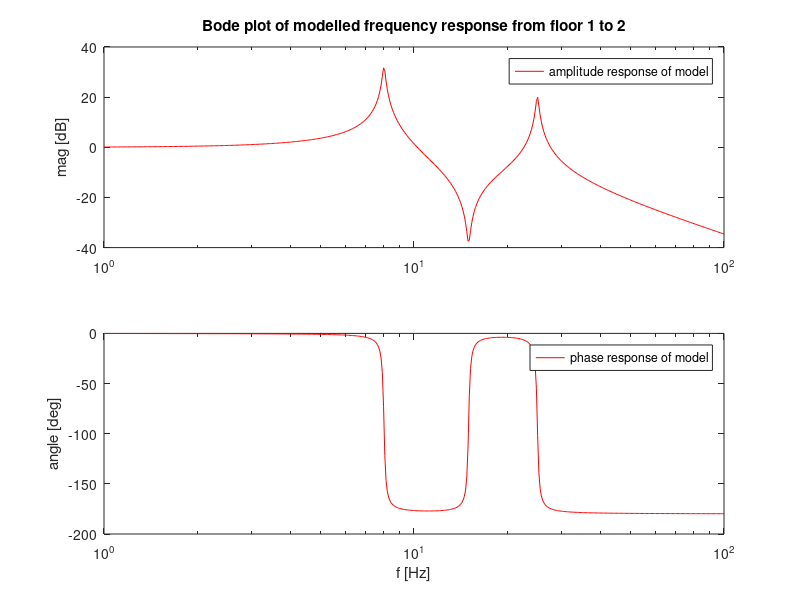

Write the MATLAB code that produced this figure. (Note: this script raises an error after producing the figure.)
% Matlab Commands used in Lecture on Vibration Experiment for MAE175A students
% Adopted for data collected from WaveForm application during laboratory experiments
% R.A. de Callafon, Dept. of MAE, UCSD, 2011-2025

% Matlab Commands Similar to (3) on slide 57 of the lecture notes:
w1=2*pi*15;
w2=2*pi*8;
w3=2*pi*25;
beta1=0.01;
beta2=0.01;
beta3=0.01;
K=1;
num=[1 2*beta1*w1 w1^2];
den=conv([1 2*beta2*w2 w2^2],[1 2*beta1*w3 w3^2]);
Hij=K*w2^2*w3^2/w1^2*tf(num,den);

% Partial Matlab Commands similar to (4) on slide 58 of the lecture notes:
myf=logspace(0,2,500);
[m,p]=bode(Hij,2*pi*myf);

% Modified Matlab Commands similar to (6) on slide 68 of the lecture notes:
figure(1)
subplot(2,1,1)
semilogx(myf,20*log10(abs(squeeze(m))),'r')
ylabel('mag [dB]');
legend('amplitude response of model')
title('Bode plot of modelled frequency response from floor 1 to 2')
subplot(2,1,2);
semilogx(myf,squeeze(p),'r')
ylabel('angle [deg]');
legend('phase response of model')
xlabel('f [Hz]');


% Read data from a CSV file generated by WaveForm application
filename = 'sine_sweep01_floor1_and_floor2.csv';
if exist(filename)==0,
    disp(['Could no find CSV file ''' filename '''!']) 
    error('Perform measurements and save CSV file from WaveForm application')
end
M = csvread(filename,21,0);
f = M(:,1);
G = M(:,3);
P = M(:,4);

% Modified Matlab Commands similar to (6) on slide 68 of the lecture notes:
figure(1)
subplot(2,1,1)
semilogx(myf,20*log10(abs(squeeze(m))),'r',f,G,'b')
ylabel('mag [dB]');
legend('amplitude response of model','measured amplitude response')
title('Bode plot of modelled and measured frequency response from floor 1 to 2')
subplot(2,1,2);
semilogx(myf,squeeze(p),'r',f,P,'b')
ylabel('angle [deg]');
legend('phase response of model','measured phase response')
xlabel('f [Hz]');



